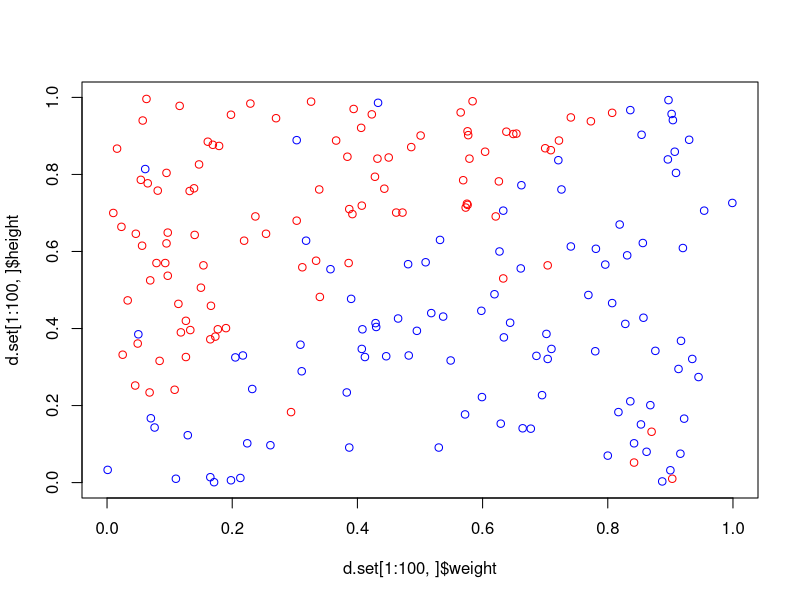
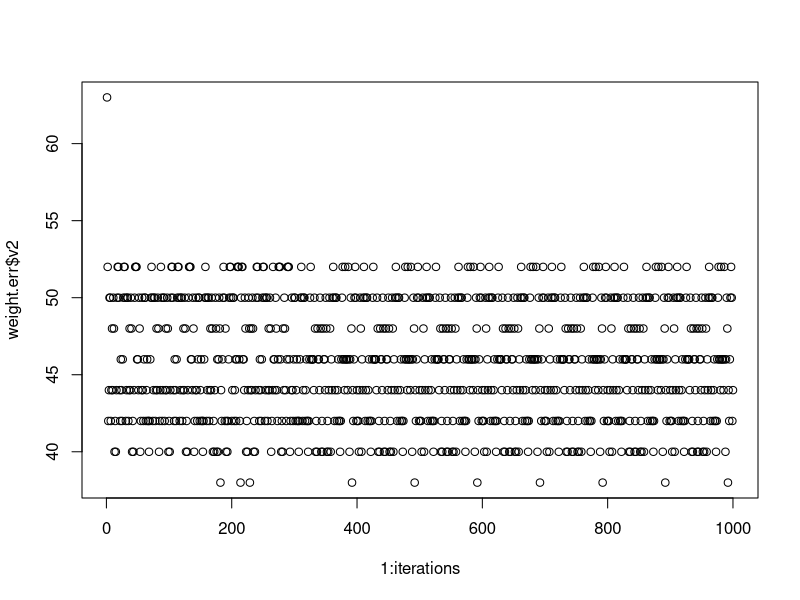
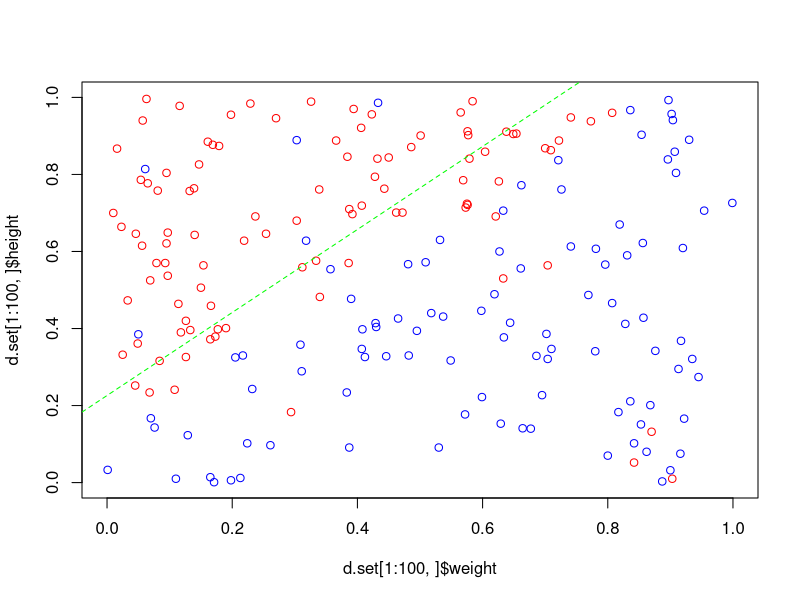

R code for these plots, in order:
rm(list = ls())

class1<-read.table("Class1.txt",header=TRUE,sep=",") 
class1.label<-rep(1,100)
class1<-cbind(class1,class1.label)
names(class1)<-c("weight","height","label")

class2<-read.table("Class2.txt",header=TRUE,sep=",")
class2.label<-rep(-1,100)
class2<-cbind(class2,class2.label)
names(class2)<-c("weight","height","label")

class1.2<-rbind(class1,class2)

d.set<-data.frame(cbind(rep(1,200),class1.2))
names(d.set)<-c("bias","weight","height","label")

plot(d.set[1:100,]$weight,d.set[1:100,]$height,xlim=c(0:1),ylim=c(0:1),col="red")
points(d.set[101:200,]$weight,d.set[101:200,]$height,col="blue")

samples<-sample(nrow(d.set))
randomized.set<-d.set[samples,]

perceptron <- function(x, eta, niter) {
        
        # initialize weight vector
        weight <- rep(0.1, dim(x)[2]-1)
        errors <- rep(0, niter)
        label.index<-length(x[1,])
        features<-x[,-label.index]
        labels<-x[,label.index]
        
        # loop over number of epochs niter
        for (jj in 1:niter) {
                
                # loop through training data set
                for (ii in 1:nrow(x)) 
                {
                        
                        # Predict binary label using activation function
                        z <- sum(weight[1:length(weight)] * as.numeric(features[ii,])) 
                        if(z < 0) 
                        {
                                ypred <- -1
                        } else {
                                ypred <- 1
                        }
                        
                        # Change weight - the formula doesn't do anything 
                        # if the predicted value is correct
                        weightdiff <- eta * (as.numeric(labels[ii]) - ypred) * as.numeric(features[ii,])
                        weight <- weight + weightdiff
                        
                        # update error rate
                        if ((as.numeric(labels[ii]) - ypred) != 0.0) 
                        {
                                errors[jj] <- errors[jj] + 1
                        }
                        
                }
        }
        
        # weight to decide between the two species 
        print(weight)
        print(errors)
        return(list(v1=weight,v2=errors))
}

iterations<-1000
weight.err <- perceptron(randomized.set, 0.2, iterations)
plot(1:iterations,weight.err$v2)

plot(d.set[1:100,]$weight,d.set[1:100,]$height,xlim=c(0:1),ylim=c(0:1),col="red")
points(d.set[101:200,]$weight,d.set[101:200,]$height,col="blue")
slope<-weight.err$v1[2]/weight.err$v1[3]*(-1)
intercept<-weight.err$v1[1]/weight.err$v1[3]*(-1)
abline(intercept,slope,col="green",lty=2)

print(weight.err$v1)
print(slope)
print(intercept)
